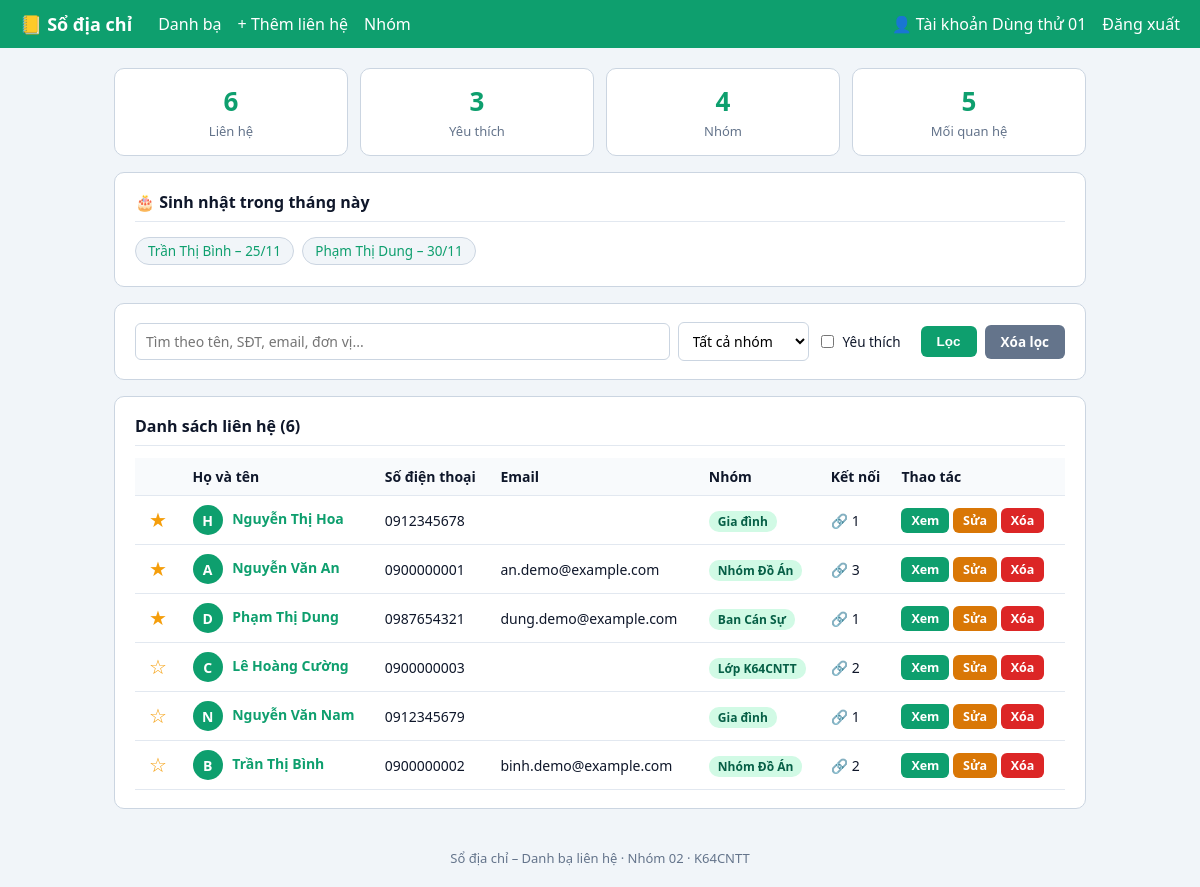
/BaiTaPNhom06/index.php (signed in), run on the app's committed database.
### tables this page shows
CREATE TABLE `lien_he` (
  `id` INT AUTO_INCREMENT PRIMARY KEY,
  `id_nguoi_dung` INT NOT NULL,
  `id_nhom` INT NULL COMMENT 'NULL = chưa phân nhóm',
  `ho_ten` VARCHAR(100) NOT NULL,
  `gioi_tinh` ENUM('Nam','Nữ','Khác') NOT NULL DEFAULT 'Khác',
  `ngay_sinh` DATE NULL,
  `so_dien_thoai` VARCHAR(15) NOT NULL,
  `email` VARCHAR(100) NULL,
  `don_vi` VARCHAR(100) NULL COMMENT 'Lớp / cơ quan / công ty',
  `dia_chi` VARCHAR(255) NULL,
  `ghi_chu` TEXT NULL,
  `yeu_thich` TINYINT(1) NOT NULL DEFAULT 0 COMMENT '1: Yêu thích, 0: Bình thường',
  `ngay_tao` TIMESTAMP DEFAULT CURRENT_TIMESTAMP,
  KEY `idx_ten` (`ho_ten`),
  KEY `idx_sdt` (`so_dien_thoai`),
  CONSTRAINT `fk_lh_nd` FOREIGN KEY (`id_nguoi_dung`)
    REFERENCES `nguoi_dung`(`id`) ON DELETE CASCADE,
  CONSTRAINT `fk_lh_nhom` FOREIGN KEY (`id_nhom`)
    REFERENCES `nhom_lien_he`(`id`) ON DELETE RESTRICT
);

CREATE TABLE `nhom_lien_he` (
  `id` INT AUTO_INCREMENT PRIMARY KEY,
  `id_nguoi_dung` INT NOT NULL,
  `ten_nhom` VARCHAR(60) NOT NULL,
  `mo_ta` VARCHAR(255) NULL,
  UNIQUE KEY `uq_nhom` (`id_nguoi_dung`, `ten_nhom`),
  CONSTRAINT `fk_nhom_nd` FOREIGN KEY (`id_nguoi_dung`)
    REFERENCES `nguoi_dung`(`id`) ON DELETE CASCADE
);

### BaiTaPNhom06/functions.php (called while the page is built, shortened)
<?php
function e($s): string { return htmlspecialchars((string)$s, ENT_QUOTES, 'UTF-8'); }
function yeu_cau_dang_nhap(): int {
    return (int)$_SESSION['uid'];
}
function chu_cai(string $ten): string {
    $p = preg_split('/\s+/', trim($ten));
    return mb_strtoupper(mb_substr(end($p), 0, 1));
}
function lay_nhom(PDO $pdo, int $uid): array {
    $st = $pdo->prepare("SELECT id, ten_nhom FROM nhom_lien_he WHERE id_nguoi_dung = :u ORDER BY ten_nhom");
    $st->execute([':u' => $uid]);
    return $st->fetchAll();
}

### BaiTaPNhom06/index.php (the view, shortened to what this page needs)
<?php
require_once 'functions.php';
$uid = yeu_cau_dang_nhap();
$qs = $_SERVER['QUERY_STRING'] ?? '';
$st = $pdo->prepare("SELECT COUNT(*) AS tong, COALESCE(SUM(yeu_thich), 0) AS yt FROM lien_he WHERE id_nguoi_dung = :u");
$st->execute([':u' => $uid]);
$tk = $st->fetch();
$st = $pdo->prepare("SELECT COUNT(*) FROM quan_he qh JOIN lien_he lh ON lh.id = qh.id_lien_he_a WHERE lh.id_nguoi_dung = :u");
$st->execute([':u' => $uid]);
$so_qh = (int)$st->fetchColumn();
$st = $pdo->prepare("SELECT id, ho_ten, ngay_sinh FROM lien_he
                     WHERE id_nguoi_dung = :u AND MONTH(ngay_sinh) = MONTH(CURDATE())
                     ORDER BY DAY(ngay_sinh)");
$st->execute([':u' => $uid]);
$sinh_nhat = $st->fetchAll();
$q     = trim($_GET['q'] ?? '');
$chi_yt = isset($_GET['yt']);
$trang = max(1, (int)($_GET['trang'] ?? 1));
$moi_trang = 8;
$where = ['lh.id_nguoi_dung = :uid'];
$tham_so = [':uid' => $uid];
$sql_where = implode(' AND ', $where);
$st = $pdo->prepare("SELECT COUNT(*) FROM lien_he lh WHERE $sql_where");
$st->execute($tham_so);
$tong = (int)$st->fetchColumn();
$so_trang = max(1, (int)ceil($tong / $moi_trang));
$trang = min($trang, $so_trang);
$offset = ($trang - 1) * $moi_trang;
$st = $pdo->prepare("SELECT lh.*, nh.ten_nhom,
        (SELECT COUNT(*) FROM quan_he qh WHERE qh.id_lien_he_a = lh.id OR qh.id_lien_he_b = lh.id) AS so_qh
    FROM lien_he lh LEFT JOIN nhom_lien_he nh ON nh.id = lh.id_nhom
    WHERE $sql_where
    ORDER BY lh.yeu_thich DESC, lh.ho_ten ASC
    LIMIT $moi_trang OFFSET $offset");
$st->execute($tham_so);
$ds = $st->fetchAll();
$ds_nhom = lay_nhom($pdo, $uid);
include 'header.php';
?>
<div class="stats">
    <div class="stat"><b><?= (int)$tk['tong'] ?></b><span>Liên hệ</span></div>
    <div class="stat"><b><?= (int)$tk['yt'] ?></b><span>Yêu thích</span></div>
    <div class="stat"><b><?= count($ds_nhom) ?></b><span>Nhóm</span></div>
    <div class="stat"><b><?= $so_qh ?></b><span>Mối quan hệ</span></div>
</div>
<?php if ($sinh_nhat): ?>
<div class="card">
    <h3>🎂 Sinh nhật trong tháng này</h3>
    <?php foreach ($sinh_nhat as $s): ?>
        <a class="chip" href="contact_view.php?id=<?= (int)$s['id'] ?>">
            <?= e($s['ho_ten']) ?> – <?= e((new DateTime($s['ngay_sinh']))->format('d/m')) ?>
        </a>
    <?php endforeach; ?>
</div>
<?php endif; ?>
<div class="card">
    <form method="GET" class="filter">
        <input type="text" name="q" value="<?= e($q) ?>" placeholder="Tìm theo tên, SĐT, email, đơn vị...">
        <select name="nhom">
            <option value="0">Tất cả nhóm</option>
        </select>
        <label class="check"><input type="checkbox" name="yt" value="1" <?= $chi_yt ? 'checked' : '' ?>> Yêu thích</label>
        <button class="btn">Lọc</button>
        <a class="btn btn-sec" href="index.php">Xóa lọc</a>
    </form>
</div>
<div class="card">
    <h3>Danh sách liên hệ (<?= $tong ?>)</h3>
    <div class="table-wrap">
    <table>
        <thead><tr><th></th><th>Họ và tên</th><th>Số điện thoại</th><th>Email</th><th>Nhóm</th><th>Kết nối</th><th>Thao tác</th></tr></thead>
        <tbody>
        <?php foreach ($ds as $c): ?>
            <tr>
                <td>
                    <form method="POST" action="index.php<?= $qs !== '' ? '?' . e($qs) : '' ?>" class="inline-form">
                        <button class="star" title="Yêu thích"><?= $c['yeu_thich'] ? '★' : '☆' ?></button>
                    </form>
                </td>
                <td>
                    <span class="avatar sm"><?= e(chu_cai($c['ho_ten'])) ?></span>
                    <a href="contact_view.php?id=<?= (int)$c['id'] ?>"><b><?= e($c['ho_ten']) ?></b></a>
                </td>
                <td><?= e($c['so_dien_thoai']) ?></td>
                <td><?= e($c['email'] ?? '') ?></td>
                <td><?= $c['ten_nhom'] ? '<span class="badge">' . e($c['ten_nhom']) . '</span>' : '<span class="muted">—</span>' ?></td>
                <td>🔗 <?= (int)$c['so_qh'] ?></td>
                <td>
                    <a class="btn btn-sm" href="contact_view.php?id=<?= (int)$c['id'] ?>">Xem</a>
                    <a class="btn btn-warn btn-sm" href="contact_form.php?id=<?= (int)$c['id'] ?>">Sửa</a>
                    <a class="btn btn-del btn-sm" href="contact_delete.php?id=<?= (int)$c['id'] ?>">Xóa</a>
                </td>
            </tr>
        <?php endforeach; ?>
        </tbody>
    </table>
    </div>
</div>
<?php include 'footer.php'; ?>

### BaiTaPNhom06/style.css (style rules this page uses)
* { box-sizing: border-box; }
body { font-family: 'Segoe UI', Arial, sans-serif; background: #f1f5f9; color: #0f172a; margin: 0; }
a { color: #0e9f6e; text-decoration: none; }
.card { background: #fff; border: 1px solid #cbd5e1; border-radius: 10px; padding: 18px 20px; margin-bottom: 16px; }
.card h3 { margin: 0 0 12px; padding-bottom: 8px; border-bottom: 1px solid #e2e8f0; font-size: 16px; }
.stats { display: grid; grid-template-columns: repeat(4, 1fr); gap: 12px; margin-bottom: 16px; }
.stat { background: #fff; border: 1px solid #cbd5e1; border-radius: 10px; padding: 14px; text-align: center; }
.stat b { display: block; font-size: 26px; color: #0e9f6e; }
.stat span { font-size: 13px; color: #64748b; }
label { display: block; font-weight: 600; font-size: 13.5px; margin: 10px 0 4px; }
input[type=text], input[type=email], input[type=password], input[type=date], select, textarea { width: 100%; padding: 8px 10px; border: 1px solid #cbd5e1; border-radius: 6px; font-size: 14px; font-family: inherit; background: #fff; }
.filter { display: flex; gap: 8px; flex-wrap: wrap; align-items: center; }
.filter > input[type=text] { flex: 1; min-width: 180px; }
.filter select { width: auto; }
label.check { display: inline-flex; align-items: center; gap: 6px; font-weight: 500; margin: 8px 12px 8px 0; }
label.check input { width: auto; }
.btn { display: inline-block; padding: 8px 16px; background: #0e9f6e; color: #fff; border: 0; border-radius: 6px; font-weight: 600; font-size: 13.5px; cursor: pointer; margin-top: 8px; }
.btn-warn { background: #d97706; }
.btn-del { background: #dc2626; }
.btn-sec { background: #64748b; }
.btn-sm { margin-top: 0; padding: 4px 10px; font-size: 12.5px; }
.filter .btn { margin-top: 0; }
.inline-form { display: inline; }
.star { background: none; border: 0; font-size: 20px; color: #f59e0b; cursor: pointer; }
.table-wrap { overflow-x: auto; }
table { width: 100%; border-collapse: collapse; font-size: 14px; }
th, td { border-bottom: 1px solid #e2e8f0; padding: 9px 8px; text-align: left; white-space: nowrap; }
th { background: #f8fafc; }
.badge { background: #d1fae5; color: #065f46; padding: 2px 9px; border-radius: 10px; font-size: 12px; font-weight: 600; }
.chip { display: inline-block; background: #f1f5f9; border: 1px solid #cbd5e1; border-radius: 16px; padding: 4px 12px; margin: 3px 4px 3px 0; font-size: 13.5px; }
.avatar { display: inline-flex; align-items: center; justify-content: center; width: 56px; height: 56px; border-radius: 50%; background: #0e9f6e; color: #fff; font-size: 24px; font-weight: 700; flex-shrink: 0; }
.avatar.sm { width: 30px; height: 30px; font-size: 14px; margin-right: 6px; vertical-align: middle; }

### data on the page
lien_he: ho_ten "Trần Thị Bình", ngay_sinh "25/11", ho_ten "B", so_dien_thoai "0900000002", email "binh.demo@example.com", id_nhom.ten_nhom "Nhóm Đồ Án", so_qh "2"
lien_he: ho_ten "Phạm Thị Dung", ngay_sinh "30/11", ho_ten "D", so_dien_thoai "0987654321", email "dung.demo@example.com", id_nhom.ten_nhom "Ban Cán Sự", so_qh "1"
lien_he: ho_ten "H", ho_ten "Nguyễn Thị Hoa", so_dien_thoai "0912345678", id_nhom.ten_nhom "Gia đình", so_qh "1"
lien_he: ho_ten "A", ho_ten "Nguyễn Văn An", so_dien_thoai "0900000001", email "an.demo@example.com", id_nhom.ten_nhom "Nhóm Đồ Án", so_qh "3"
lien_he: ho_ten "C", ho_ten "Lê Hoàng Cường", so_dien_thoai "0900000003", id_nhom.ten_nhom "Lớp K64CNTT", so_qh "2"
lien_he: ho_ten "N", ho_ten "Nguyễn Văn Nam", so_dien_thoai "0912345679", id_nhom.ten_nhom "Gia đình", so_qh "1"

### other printed values
$_SESSION['ten'] "Tài khoản Dùng thử 01"
$tk['tong'] "6"
$tk['yt'] "3"
count($ds_nhom) "4"
$so_qh "5"
$tong "6"
